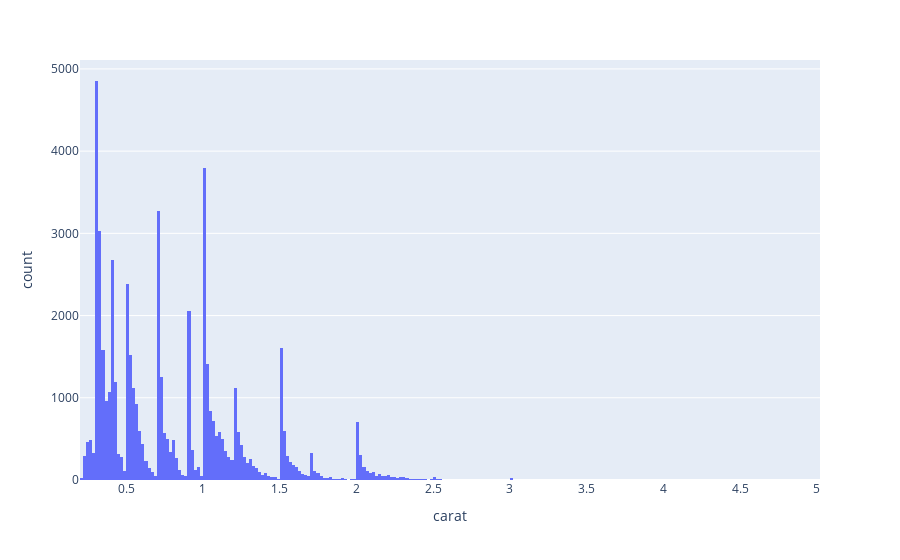

The code cell stored with this chart in its notebook:
### Code cell
px.histogram(df, x="carat")

### Figure 1 — Plotly figure (JSON) as saved in the notebook; plotly's stock layout.template omitted (floating-point values rounded to 4 significant figures; data arrays with more than 128 entries replaced by an {"elided": "..."} marker saying what was removed)
{"data": [{"alignmentgroup": "True", "bingroup": "x", "hovertemplate": "carat=%{x}<br>count=%{y}<extra></extra>", "legendgroup": "", "marker": {"color": "#636efa", "pattern": {"shape": ""}}, "name": "", "offsetgroup": "", "orientation": "v", "showlegend": false, "type": "histogram", "x": {"elided": "53932 float values"}, "xaxis": "x", "yaxis": "y"}], "layout": {"barmode": "relative", "legend": {"tracegroupgap": 0}, "margin": {"t": 60}, "xaxis": {"anchor": "y", "domain": [0, 1], "title": {"text": "carat"}}, "yaxis": {"anchor": "x", "domain": [0, 1], "title": {"text": "count"}}}}
